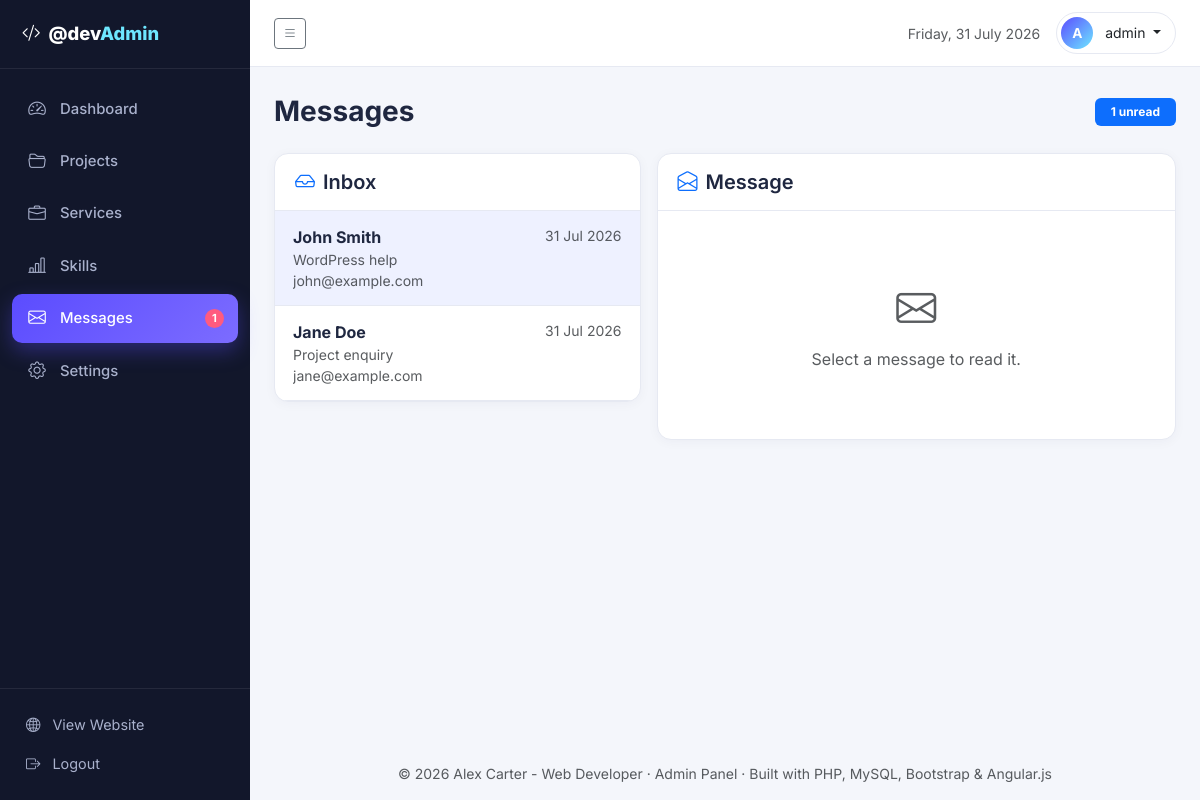
Screenshot of /admin/messages.php (signed in) with the database file from the repository.
### tables this page shows
CREATE TABLE messages (
  id INT AUTO_INCREMENT PRIMARY KEY,
  name VARCHAR(100) NOT NULL,
  email VARCHAR(190) NOT NULL,
  subject VARCHAR(190) NOT NULL,
  message TEXT NOT NULL,
  is_read TINYINT(1) DEFAULT 0,
  created_at TIMESTAMP DEFAULT CURRENT_TIMESTAMP
);

### includes/config.php (called while the page is built, shortened)
<?php
function db(): mysqli
{
    static $conn = null;
    if ($conn === null) {
        try {
            $conn = new mysqli(DB_HOST, DB_USER, DB_PASS, DB_NAME);
            $conn->set_charset('utf8mb4');
        } catch (mysqli_sql_exception $e) {
            http_response_code(500);
            die('Database connection failed. Please import database.sql first. Error: ' . htmlspecialchars($e->getMessage()));
        }
    }
    return $conn;
}

### includes/functions.php (called while the page is built, shortened)
<?php
function e(?string $value): string
{
    return htmlspecialchars((string)$value, ENT_QUOTES, 'UTF-8');
}
function fetch_all(string $sql, string $types = '', array $params = []): array
{
    $stmt = db()->prepare($sql);
    if ($params) {
        $stmt->bind_param($types, ...$params);
    }
    $stmt->execute();
    return $stmt->get_result()->fetch_all(MYSQLI_ASSOC);
}
function fetch_one(string $sql, string $types = '', array $params = []): ?array
{
    $rows = fetch_all($sql, $types, $params);
    return $rows[0] ?? null;
}
function format_date(?string $date): string
{
    return date('d M Y', strtotime($date));
}

### admin/includes/auth.php (called while the page is built, shortened)
<?php
require_once __DIR__ . '/../../includes/config.php';
require_once __DIR__ . '/../../includes/functions.php';
function current_admin(): ?array
{
    return fetch_one('SELECT id, username, email FROM admin_users WHERE id = ?', 'i', [(int)$_SESSION['admin_id']]);
}

### admin/messages.php (the view, shortened to what this page needs)
<?php
require_once __DIR__ . '/includes/header.php';
$viewId = isset($_GET['view']) ? (int)$_GET['view'] : 0;
$viewing = $viewId > 0 ? fetch_one('SELECT * FROM messages WHERE id = ?', 'i', [$viewId]) : null;
$messages = fetch_all('SELECT * FROM messages ORDER BY is_read ASC, id DESC');
?>
<div class="d-flex justify-content-between align-items-center flex-wrap gap-2 mb-4">
  <h1 class="h3 fw-bold mb-0">Messages</h1>
  <span class="badge text-bg-primary px-3 py-2"><?php echo count(array_filter($messages, fn($m) => $m['is_read'] == 0)); ?> unread</span>
</div>
<div class="row g-3">
  <div class="col-lg-5">
    <div class="panel">
      <div class="panel-head"><h5 class="mb-0 fw-semibold"><i class="bi bi-inbox me-2 text-primary"></i>Inbox</h5></div>
      <div class="panel-body p-0">
        <div class="message-list">
          <?php foreach ($messages as $m): ?>
            <a href="messages.php?view=<?php echo $m['id']; ?>" class="message-item <?php echo $viewId === (int)$m['id'] ? 'active' : ''; ?> <?php echo $m['is_read'] == 0 ? 'unread' : ''; ?>">
              <div class="d-flex justify-content-between">
                <strong><?php echo e($m['name']); ?></strong>
                <small class="text-muted"><?php echo format_date($m['created_at']); ?></small>
              </div>
              <div class="small text-muted text-truncate"><?php echo e($m['subject']); ?></div>
              <div class="small text-muted text-truncate"><?php echo e($m['email']); ?></div>
            </a>
          <?php endforeach; ?>
        </div>
      </div>
    </div>
  </div>
  <div class="col-lg-7">
    <div class="panel h-100">
      <div class="panel-head"><h5 class="mb-0 fw-semibold"><i class="bi bi-envelope-open me-2 text-primary"></i>Message</h5></div>
      <div class="panel-body">
        <?php if ($viewing): ?>
          <div class="d-flex justify-content-between flex-wrap align-items-start gap-2 mb-3">
            <div>
              <h5 class="mb-1"><?php echo e($viewing['subject']); ?></h5>
              <small class="text-muted">From <strong><?php echo e($viewing['name']); ?></strong> &lt;<?php echo e($viewing['email']); ?>&gt;</small>
            </div>
            <span class="badge <?php echo $viewing['is_read'] == 1 ? 'text-bg-secondary' : 'text-bg-success'; ?>"><?php echo $viewing['is_read'] == 1 ? 'Read' : 'New'; ?></span>
          </div>
          <hr>
          <p class="mb-4" style="white-space:pre-wrap"><?php echo e($viewing['message']); ?></p>
          <div class="d-flex gap-2">
            <a href="mailto:<?php echo e($viewing['email']); ?>?subject=<?php echo rawurlencode('Re: ' . $viewing['subject']); ?>" class="btn btn-primary btn-sm"><i class="bi bi-reply me-1"></i>Reply</a>
            <form method="post" class="d-inline">
              <input type="hidden" name="action" value="<?php echo $viewing['is_read'] == 1 ? 'unread' : 'read'; ?>">
              <input type="hidden" name="id" value="<?php echo $viewing['id']; ?>">
              <button type="submit" class="btn btn-outline-secondary btn-sm"><i class="bi bi-envelope me-1"></i><?php echo $viewing['is_read'] == 1 ? 'Mark Unread' : 'Mark Read'; ?></button>
            </form>
            <form method="post" class="d-inline" onsubmit="return confirm('Delete this message?');">
              <input type="hidden" name="action" value="delete">
              <input type="hidden" name="id" value="<?php echo $viewing['id']; ?>">
              <button type="submit" class="btn btn-outline-danger btn-sm"><i class="bi bi-trash me-1"></i>Delete</button>
            </form>
          </div>
        <?php else: ?>
          <p class="text-center text-muted py-5 mb-0"><i class="bi bi-envelope d-block mb-2" style="font-size:2.5rem;"></i>Select a message to read it.</p>
        <?php endif; ?>
      </div>
    </div>
  </div>
</div>
<?php require_once __DIR__ . '/includes/footer.php'; ?>

### admin/includes/header.php (shortened to what this page needs)
<?php
require_once __DIR__ . '/auth.php';
$adminUser = current_admin();
$activePage = basename($_SERVER['PHP_SELF']);
?>
<!DOCTYPE html>
<html lang="en">
<head>
  <link href="https://cdn.jsdelivr.net/npm/bootstrap@5.3.3/dist/css/bootstrap.min.css" rel="stylesheet">
  <link rel="stylesheet" href="https://cdn.jsdelivr.net/npm/bootstrap-icons@1.11.3/font/bootstrap-icons.min.css">
  <link rel="stylesheet" href="assets/css/admin.css">
</head>
<body>
<div class="admin-wrapper">
  <aside class="sidebar" id="sidebar">
    <div class="sidebar-brand">
      <a href="dashboard.php" class="text-white text-decoration-none"><i class="bi bi-code-slash me-2"></i>&#64;dev<span class="brand-accent">Admin</span></a>
    </div>
    <nav class="sidebar-nav">
      <a href="dashboard.php" class="<?php echo $activePage === 'dashboard.php' ? 'active' : ''; ?>"><i class="bi bi-speedometer2"></i> Dashboard</a>
      <a href="projects.php" class="<?php echo $activePage === 'projects.php' ? 'active' : ''; ?>"><i class="bi bi-folder2-open"></i> Projects</a>
      <a href="services.php" class="<?php echo $activePage === 'services.php' ? 'active' : ''; ?>"><i class="bi bi-briefcase"></i> Services</a>
      <a href="skills.php" class="<?php echo $activePage === 'skills.php' ? 'active' : ''; ?>"><i class="bi bi-bar-chart-line"></i> Skills</a>
      <a href="messages.php" class="<?php echo $activePage === 'messages.php' ? 'active' : ''; ?>">
        <i class="bi bi-envelope"></i> Messages
        <?php $unread = (int)(db()->query('SELECT COUNT(*) c FROM messages WHERE is_read = 0')->fetch_assoc()['c'] ?? 0); ?>
        <?php if ($unread > 0): ?><span class="badge badge-unread"><?php echo $unread; ?></span><?php endif; ?>
      </a>
      <a href="settings.php" class="<?php echo $activePage === 'settings.php' ? 'active' : ''; ?>"><i class="bi bi-gear"></i> Settings</a>
    </nav>
    <div class="sidebar-footer">
      <a href="../index.php" target="_blank"><i class="bi bi-globe2"></i> View Website</a>
      <a href="logout.php"><i class="bi bi-box-arrow-right"></i> Logout</a>
    </div>
  </aside>
  <div class="main-area">
    <header class="topbar">
      <button class="btn btn-sm btn-outline-secondary sidebar-toggle" id="sidebarToggle" aria-label="Toggle sidebar"><i class="bi bi-list"></i></button>
      <div class="ms-auto d-flex align-items-center gap-3">
        <span class="topbar-date small text-muted d-none d-md-inline"><?php echo date('l, d F Y'); ?></span>
        <div class="dropdown">
          <button class="btn btn-sm dropdown-toggle admin-avatar-btn" data-bs-toggle="dropdown" aria-expanded="false">
            <span class="admin-avatar"><?php echo strtoupper(substr($adminUser['username'] ?? 'A', 0, 1)); ?></span>
            <span class="d-none d-md-inline"><?php echo e($adminUser['username'] ?? 'Admin'); ?></span>
          </button>
        </div>
      </div>
    </header>
    <main class="content">

### admin/assets/css/admin.css (style rules this page uses)
:root { --admin-bg: #f4f6fb; --admin-sidebar: #12172b; --admin-sidebar-hover: #1c2340; --admin-primary: #5b4cff; --admin-text: #1f2740; --admin-border: #e6e9f2; }
* { font-family: 'Inter', sans-serif; }
body { background: var(--admin-bg); color: var(--admin-text); }
.admin-wrapper { display: flex; min-height: 100vh; }
.sidebar { width: 250px; min-height: 100vh; background: var(--admin-sidebar); display: flex; flex-direction: column; position: fixed; top: 0; bottom: 0; left: 0; z-index: 1040; transition: margin-left .25s ease; }
.sidebar-brand { padding: 20px 22px; font-weight: 800; font-size: 1.15rem; border-bottom: 1px solid rgba(255, 255, 255, .08); }
.brand-accent { color: #6ee7ff; }
.sidebar-nav { flex: 1; padding: 16px 12px; }
.sidebar-nav a { display: flex; align-items: center; gap: 12px; color: #a9b1cc; text-decoration: none; padding: 11px 14px; border-radius: 10px; margin-bottom: 4px; font-weight: 500; font-size: .93rem; transition: all .2s ease; }
.sidebar-nav a i { font-size: 1.1rem; width: 22px; text-align: center; }
.sidebar-nav a.active { background: linear-gradient(135deg, var(--admin-primary), #7c6cff); color: #fff; box-shadow: 0 8px 20px rgba(91, 76, 255, .35); }
.badge-unread { margin-left: auto; background: #ff5b7f; color: #fff; border-radius: 20px; font-weight: 700; }
.sidebar-footer { padding: 16px 12px; border-top: 1px solid rgba(255, 255, 255, .08); }
.sidebar-footer a { display: flex; align-items: center; gap: 12px; color: #a9b1cc; text-decoration: none; padding: 9px 14px; border-radius: 10px; font-size: .9rem; }
.main-area { flex: 1; margin-left: 250px; display: flex; flex-direction: column; min-height: 100vh; transition: margin-left .25s ease; }
.topbar { background: #fff; border-bottom: 1px solid var(--admin-border); padding: 12px 24px; display: flex; align-items: center; position: sticky; top: 0; z-index: 1030; }
.admin-avatar-btn { border: 1px solid var(--admin-border); border-radius: 30px; padding: 4px 14px 4px 4px; }
.admin-avatar { display: inline-flex; align-items: center; justify-content: center; width: 32px; height: 32px; border-radius: 50%; background: linear-gradient(135deg, var(--admin-primary), #6ee7ff); color: #fff; font-weight: 700; margin-right: 8px; font-size: .85rem; }
.content { flex: 1; padding: 28px 24px; }
.panel { background: #fff; border: 1px solid var(--admin-border); border-radius: 14px; box-shadow: 0 2px 12px rgba(23, 32, 70, .04); overflow: hidden; }
.panel-head { padding: 16px 20px; border-bottom: 1px solid var(--admin-border); }
.panel-body { padding: 20px; }
.message-list { max-height: 640px; overflow-y: auto; }
.message-item { display: block; padding: 14px 18px; border-bottom: 1px solid var(--admin-border); text-decoration: none; color: inherit; transition: background .15s ease; }
.message-item.unread { background: #eef1ff; }

### rows the page displays
messages: name "John Smith", created_at "31 Jul 2026", subject "WordPress help", email "john@example.com"
messages: name "Jane Doe", created_at "31 Jul 2026", subject "Project enquiry", email "jane@example.com"

### other values shown
$unread "1"
substr($adminUser['username'] ?? 'A', 0, 1) "A"
$adminUser['username'] "admin"
count(array_filter($messages, fn($m) => $m['is_read'] == 0)) "1"
get_setting('site_title', 'Portfolio') "Alex Carter - Web Developer"
